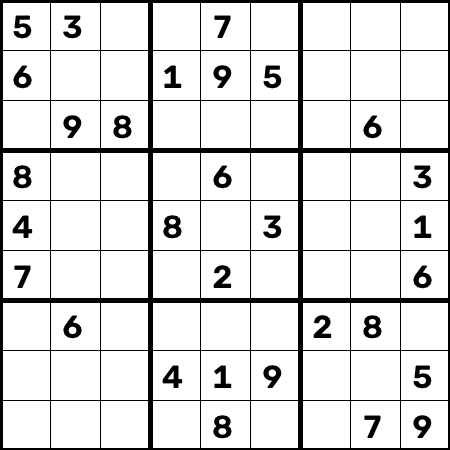
#> input picture sudoku/tests/fixtures_images/example_board.png, 450 x 450 px
$ python -i preprocessing.py   (imports and definitions only)
#> lines starting #> are read from the running program, lines starting #| are printed output that depends on the picture; after the words box and inside, x2 and y2 are one past the last pixel; in counts of white or black regions, pixels touching at a corner belong together
#> further down, picture is the input picture: shape (450, 450); min 0, max 255, mean 223.3
"""Image loading and low-level conditioning for the recognition pipeline.

Responsibilities: decode, size limits, aspect-preserving resize, grayscale,
denoising and binarisation.
"""

from __future__ import annotations

from dataclasses import dataclass

import cv2
import numpy as np

# Operational limits. The API layer enforces the byte-size limit as well; the
# pixel limit keeps a decompression bomb from exhausting memory.
MAX_IMAGE_BYTES = 8 * 1024 * 1024  # 8 MB
MAX_PIXELS = 40_000_000
DEFAULT_MAX_SIDE = 1600


class ImageDecodeError(ValueError):
    """Raised when the uploaded bytes are not a decodable image."""


@dataclass
class LoadedImage:
    color: np.ndarray
    gray: np.ndarray
    binary: np.ndarray


# [40 lines left out: functions load_image, resize_with_aspect_ratio, to_grayscale, not called in this run]


def denoise(gray: np.ndarray) -> np.ndarray:
    return cv2.bilateralFilter(gray, 7, 60, 60)


def binarize(gray: np.ndarray) -> np.ndarray:
    """Adaptive threshold so uneven photo lighting does not hide the grid.

    A relatively large window with a small constant keeps thick digit strokes
    solid (a small window would hollow them out) while still tracking lighting
    gradients across a photograph.  Afterwards isolated specks (grain, JPEG
    artefacts) are dropped: they are never part of a line or a digit, but
    they do raise the baseline of every profile the lattice fitter measures.
    """
    side = min(gray.shape[:2])
#> side = 450
    block = 25 if side >= 200 else 11
#> block = 25
    if block % 2 == 0:
        block += 1
    binary = cv2.adaptiveThreshold(
        gray, 255, cv2.ADAPTIVE_THRESH_GAUSSIAN_C, cv2.THRESH_BINARY_INV, block, 10
    )
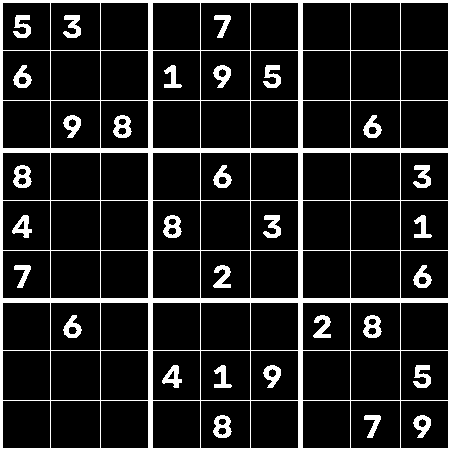
#> binary: shape (450, 450); 12.5% white; 31 white regions, largest, box (x1, y1, x2, y2) and area: (0, 0, 450, 450) 18459, (113, 115, 132, 138) 266, (13, 165, 32, 188) 266
    # Close hairline gaps in the grid lines so the outline forms one contour.
    kernel = np.ones((3, 3), np.uint8)
    binary = cv2.morphologyEx(binary, cv2.MORPH_CLOSE, kernel, iterations=1)
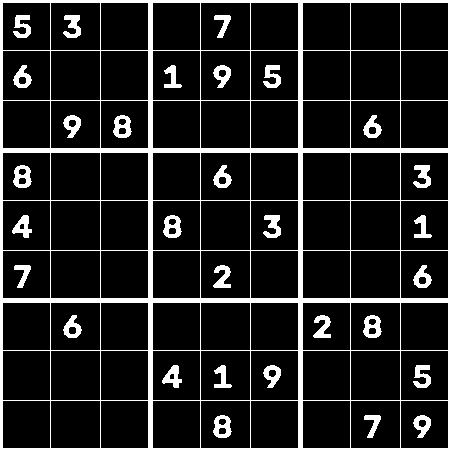
#> binary: shape (450, 450); 12.6% white; 31 white regions, largest, box (x1, y1, x2, y2) and area: (0, 0, 450, 450) 18459, (113, 115, 132, 138) 272, (13, 165, 32, 188) 272
    return despeckle(binary, min_area=4)


def despeckle(binary: np.ndarray, min_area: int = 4) -> np.ndarray:
    """Remove isolated components smaller than ``min_area`` pixels."""
#> called with min_area = 4
    if binary is None or binary.size == 0:
        return binary
    num, labels, stats, _ = cv2.connectedComponentsWithStats(binary, connectivity=8)
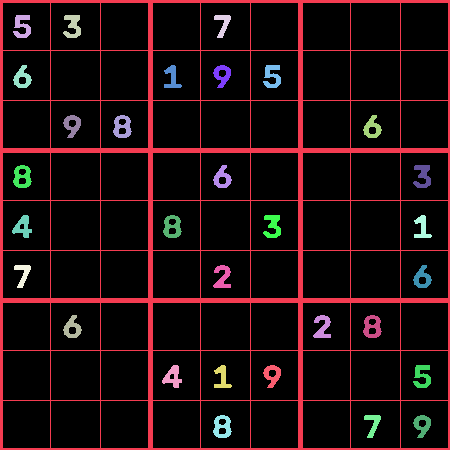
#> labels: shape (450, 450) int32; 32 distinct labels, from 0 to 31; one colour per label, 0 black
#> num = 32; stats = 32 rows, first 6: [3, 3, 445, 445, 177025], [0, 0, 450, 450, 18459], [13, 15, 18, 23, 249], [63, 15, 18, 23, 250], [214, 15, 17, 23, 183], [13, 65, 19, 23, 230]
    if num <= 2:
        return binary
    drop_ids = np.zeros(num, dtype=bool)
    drop_ids[1:] = stats[1:, cv2.CC_STAT_AREA] < min_area
    if not drop_ids.any():
        return binary
    output = binary.copy()
    output[drop_ids[labels]] = 0
    return output


# [6 lines left out: function preprocess, not called in this run]

>>> import cv2
>>> picture = cv2.imread('../tests/fixtures_images/example_board.png', cv2.IMREAD_GRAYSCALE)
>>> result = binarize(picture)
